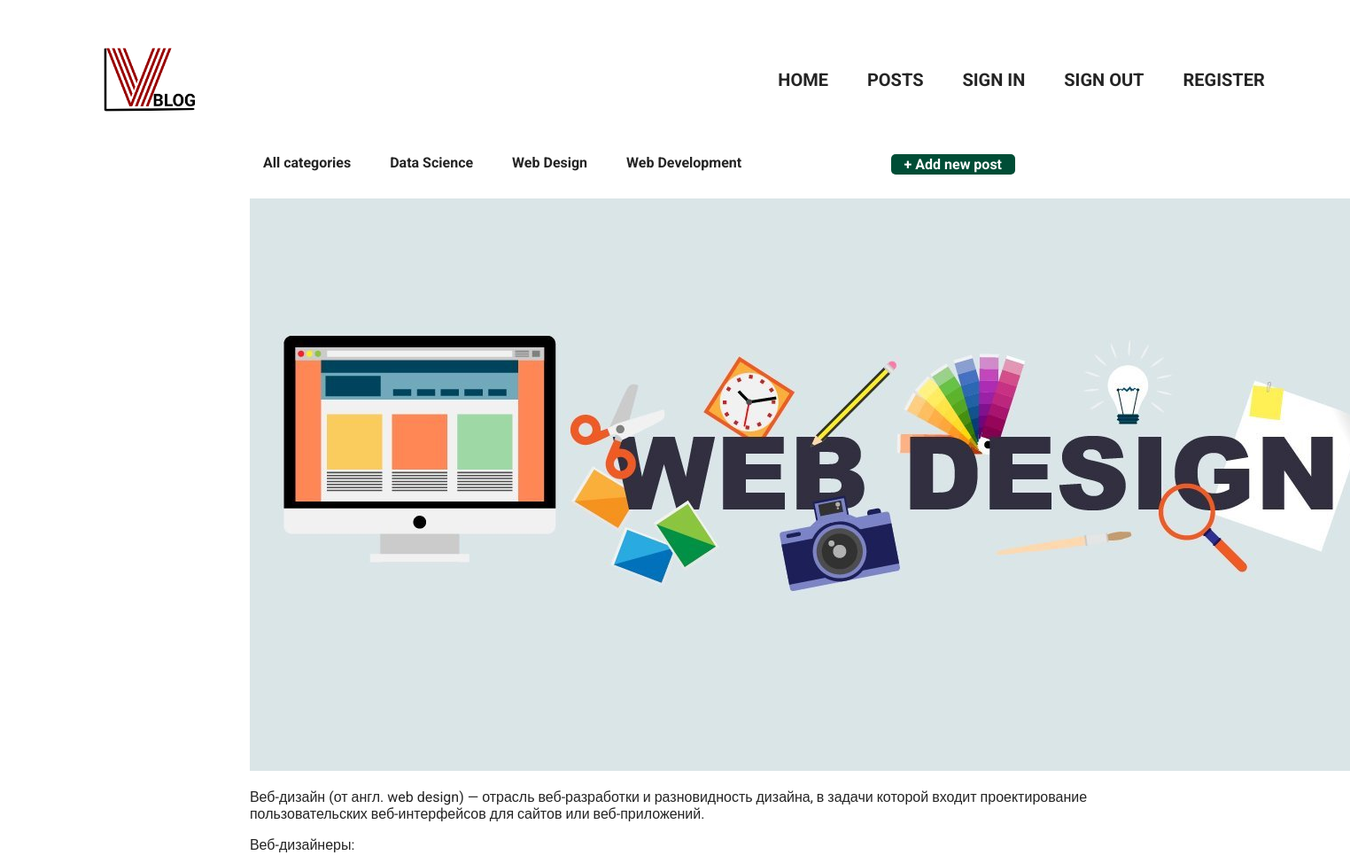
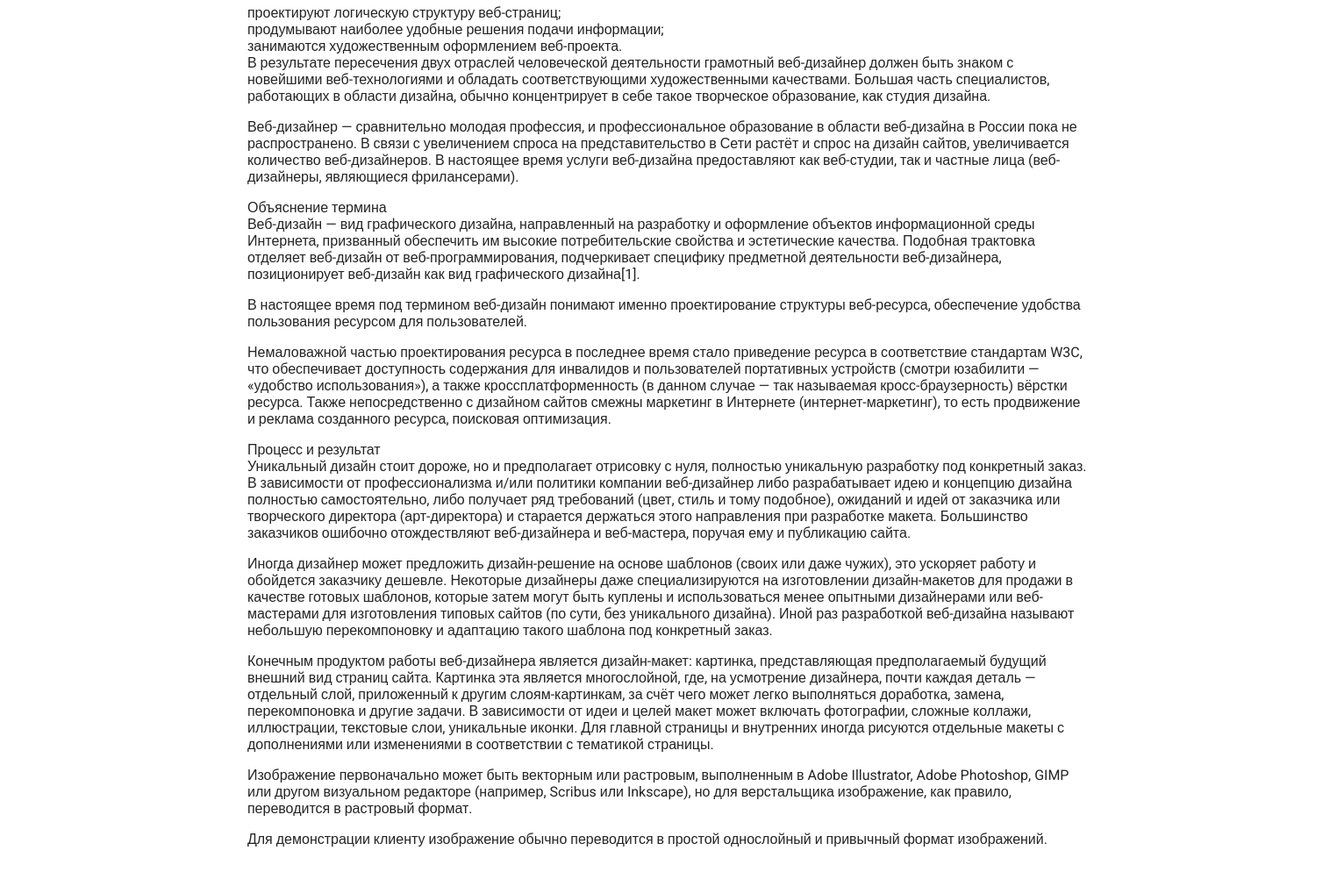
The page /post/veb-dizajn on the database its author committed (2 pictures, top to bottom).
### InfoBlog/models.py (models this page shows, shortened)
class Category(models.Model):
    category_name = models.CharField(max_length=100, db_index=True, verbose_name='Название категории')
    slug = models.SlugField(max_length=255, db_index=True, unique=True, verbose_name="URL")
    def get_absolute_url(self):
        return reverse('category', kwargs={'cat_slug': self.slug})
    class Meta:
        verbose_name = 'Категории'
        verbose_name_plural = 'Категории'
        ordering = ['category_name']

class Posts(models.Model):
    title = models.CharField(max_length=255, verbose_name='Заголовок')
    slug = models.SlugField(max_length=255, unique=True, db_index=True, verbose_name="URL")
    content = models.TextField(blank=False, verbose_name='Контент')
    post_image = models.ImageField(upload_to="images/%Y/%m/d/", verbose_name='Изображение')
    time_create = models.DateTimeField(auto_now_add=True, verbose_name='Дата создания')
    time_update = models.DateTimeField(auto_now=True, verbose_name='Дата редактирования')
    is_published = models.BooleanField(default=True, verbose_name='Публикация')
    category = models.ForeignKey('Category', on_delete=models.PROTECT, verbose_name='Категория')
    class Meta:
        verbose_name = 'Посты'
        verbose_name_plural = 'Посты'
        ordering = ['-time_create', 'title']

### InfoBlog/views.py (the view)
# urls.py: path('post/<slug:post_slug>', ShowPost.as_view(), name='post'),
class ShowPost(DeleteView):
    model = Posts
    template_name = 'InfoBlog/post.html'
    slug_url_kwarg = 'post_slug'
    context_object_name = 'post'

### InfoBlog/templatetags/InfoBlog_tags.py (called while the page is built)
@register.inclusion_tag('InfoBlog/list_categories.html')
def show_categories(sort=None, category_selected=0):
    if not sort:
        cats = Category.objects.all()
    else:
        categories = Category.objects.order_by(sort)
    return {"categories": categories, "category_selected": category_selected}

### InfoBlog/templates/InfoBlog/post.html
{% extends 'InfoBlog/base.html' %}
{% load static %}
{% block content %}
    {% if post.post_image %}
        <p><img src="{{ post.post_image.url }}" alt="Post image"></p>
    {% endif %}
    {{ post.content|linebreaks }}
{% endblock %}

### InfoBlog/templates/InfoBlog/list_categories.html
{% for c in categories %}
    {% if c.pk == category_selected %}
        <li class="selected">{{c.category_name}}</li>
    {% else %}
        <li><a href="{{ c.get_absolute_url }}">{{c.category_name}}</a></li>
    {% endif %}
{% endfor %}

### InfoBlog/static/InfoBlog/css/base.css (style rules this page uses)
body { color: #242424; margin: 0; padding: 0; font-family: 'Roboto', sans-serif; font-weight: normal; list-style-type: none; }
a, a:visited, a:active { text-decoration: none; color: #242424; }
ul, li { list-style-type: none; }
.category li { display: inline-block; margin-right: 25px; margin-bottom: 15px; margin-left: 15px; }

### rows shown on the page
Category: category_name "Data Science"
Category: category_name "Web Design"
Category: category_name "Web Development"
Posts: post_image (picture), content "Веб-дизайн (от англ. web design) — отрасль веб-разработки и разновидность дизайна, в задачи которой входит проектирование пользовательских веб-интерфейсов для сайтов или веб-приложений. Веб-дизайнеры: проектируют логическую структуру веб-страниц; продумывают наиболее удобные решения подачи информации; занимаются художественным оформлением веб-проекта. В результате пересечения двух отраслей человеческой деятельности грамотный веб-дизайнер должен быть знаком с новейшими веб-технологиями и обладать соответствующими художественными качествами. Большая часть специалистов, работающих в области дизайна, обычно концентрирует в себе такое творческое образование, как студия дизайна. Веб-дизайнер —…"
